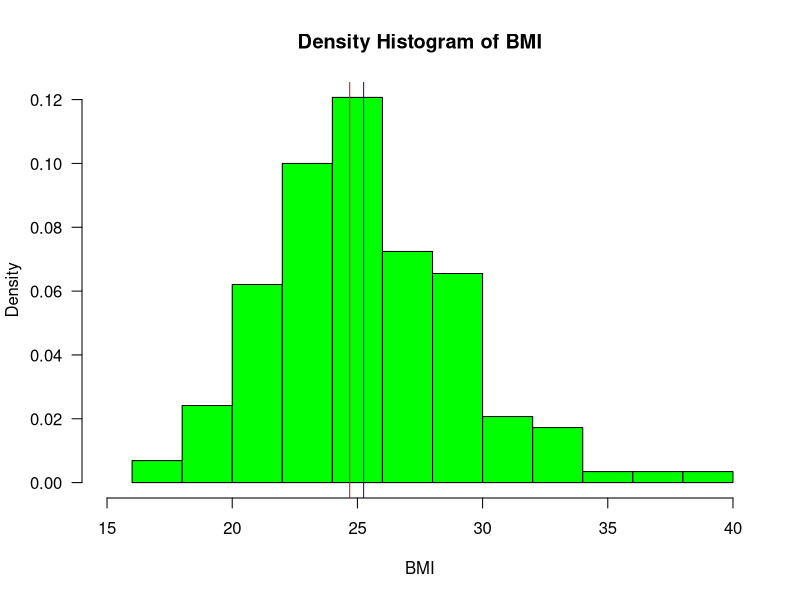
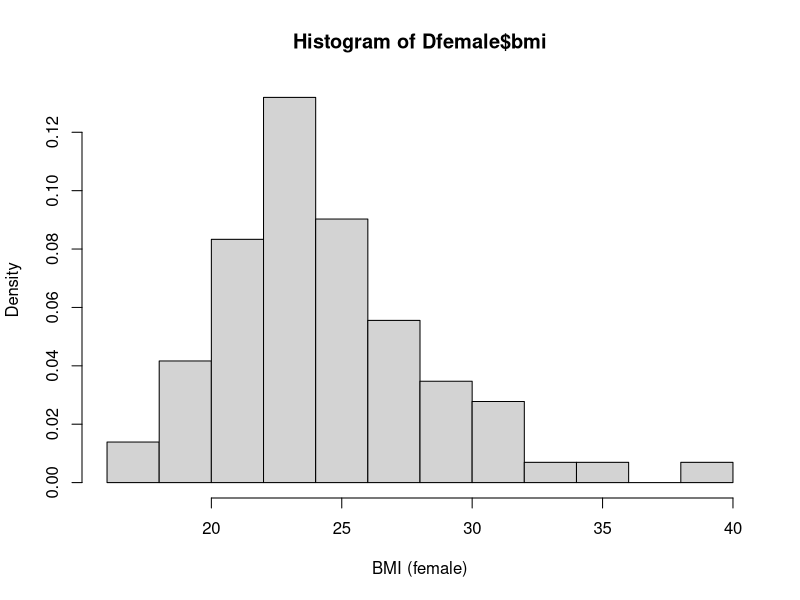
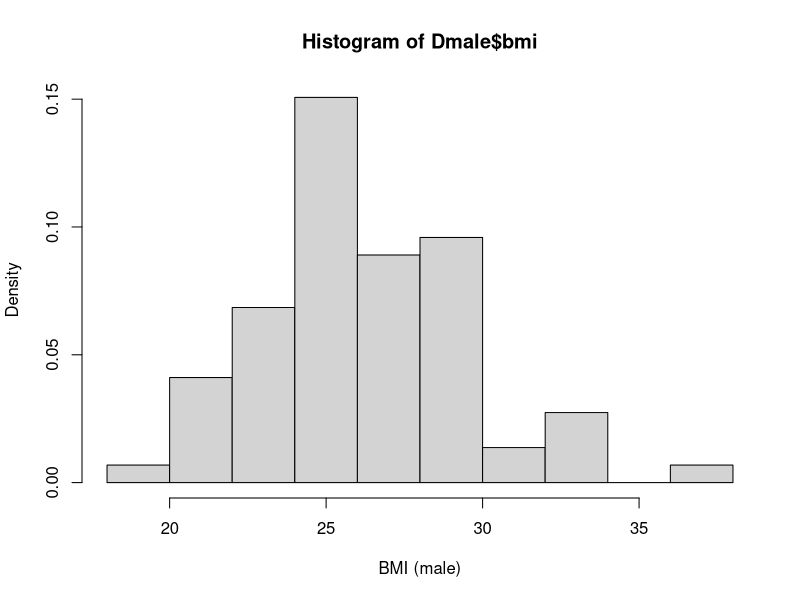
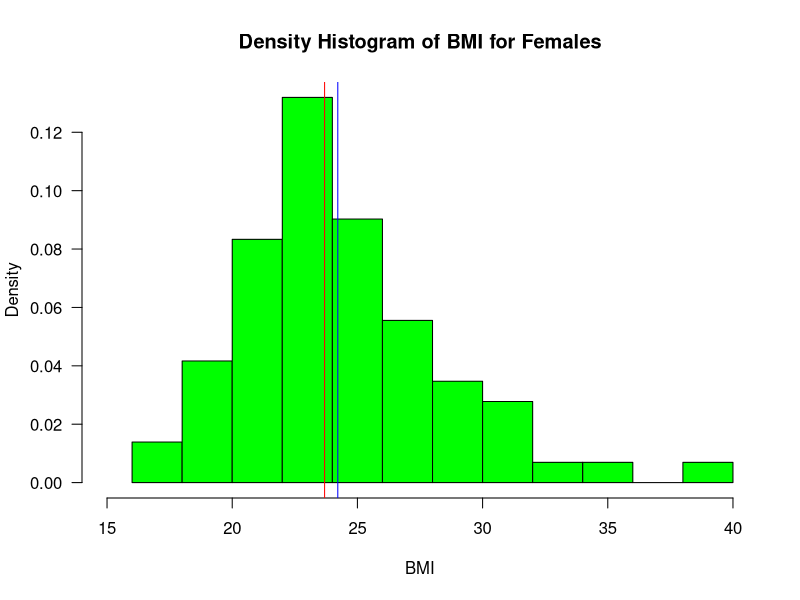
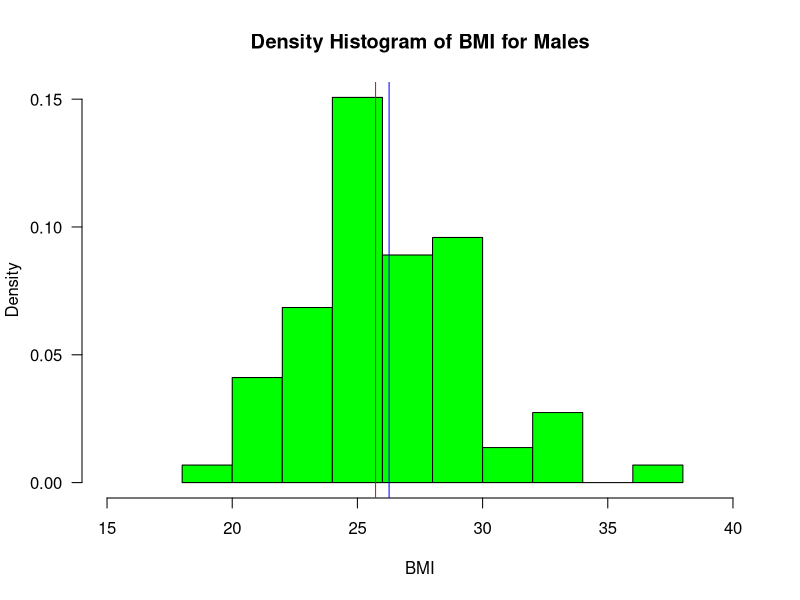
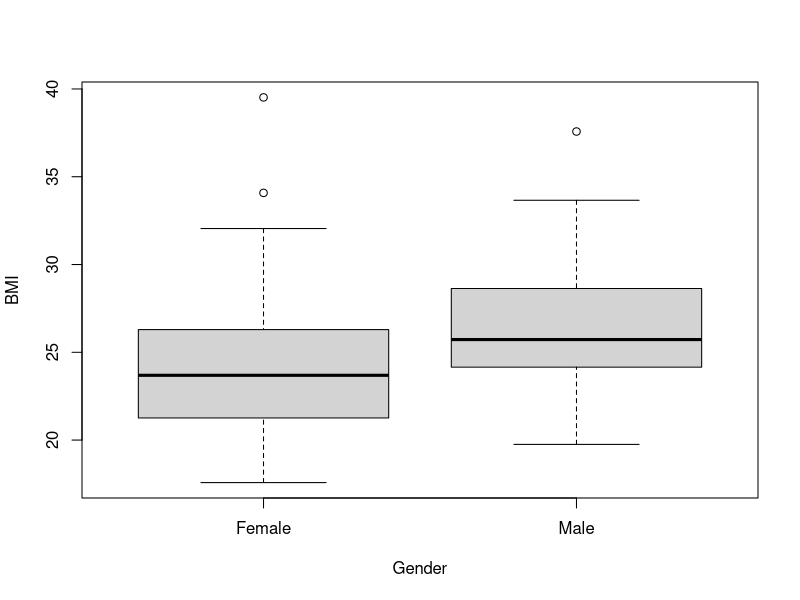

These charts were generated, in order, by the following R code: (Note: this script raises an error after producing the figures.)

###########################################################################
## Set the working directory

## In RStudio the working directory is easily set via the menu
## "Session -> Set Working Directory -> To Source File Location" 
## Note: In R only "/" is used for separating in paths 
## (i.e. no backslash).
setwd("")

###########################################################################
## Read data into R

## Read data from bmi1_data.csv
D <- read.table("bmi1_data.csv", header=TRUE, sep=";", as.is=TRUE)

#1: height    cm
#2: weight    kg
#3: gender    0: Female   1: Male
#4: urbanity  1: Outside urban areas
#             2: City with less than 10,000 inhabitants
#             3: City with 10,000 to 49,999 inhabitants
#             4: City with 50,000 to 99,999 inhabitants
#             5: City with over 100,000 inhabitants
#5: fastfood  1: Never
#             2: Less than 1 time per year 3) 1-11 times per year
#             4: 1-3 times per month
#             5: 1-2 times per week
#             6: 3-4 times per week
#             7: 5-6 times per week
#             8: Every day

###########################################################################
## Simple overview of the data

## Dimensions of D (number of rows and columns)
dim(D)
##  Column/variable names
names(D)
## The first rows/observations
head(D)
## The last rows/observations
tail(D)
## Selected summary statistics
summary(D)
## Another type of summary of the dataset
str(D)
## Check for missing values
sum(is.na.data.frame(D))

###########################################################################
## Calculate BMI scores

## Calculate BMI scores and add new variable to D
D$bmi <- D$weight/(D$height/100)^2

###########################################################################
## Histogram (empirical density)

## Histogram describing the empirical density of the BMI scores
## (histogram of the BMI scores normalized to have an area of 1)

hist(D$bmi, main = "Density Histogram of BMI", xlim = c(15,40),xlab="BMI", prob=TRUE,
     las=1, 
     col = "green")
abline(v=median(D$bmi),col="red")
abline(v=mean(D$bmi),col="blue")

###########################################################################
## Taking subsets of the data using 'subset'

## Divide data into two subsets according to gender
Dfemale <- subset(D, gender == 0)
Dmale <- subset(D, gender == 1)

###########################################################################
## Density histograms by gender

## Density histograms describing the empirical density
## of the BMI scores of women and men, respectively.
hist(Dfemale$bmi, xlab="BMI (female)", prob=TRUE)
hist(Dmale$bmi, xlab="BMI (male)", prob=TRUE)

hist(Dfemale$bmi, main = "Density Histogram of BMI for Females", xlim = c(15,40),xlab="BMI", prob=TRUE,
     las=1, 
     col = "green")
abline(v=median(Dfemale$bmi),col="red")
abline(v=mean(Dfemale$bmi),col="blue")

hist(Dmale$bmi, main = "Density Histogram of BMI for Males", xlim = c(15,40),xlab="BMI", prob=TRUE,
     las=1, 
     col = "green")
abline(v=median(Dmale$bmi),col="red")
abline(v=mean(Dmale$bmi),col="blue")

###########################################################################
## Box plot

## Box plot of BMI scores by gender
boxplot(Dfemale$bmi, Dmale$bmi, names=c("Female", "Male"), 
        xlab="Gender", ylab="BMI")

###########################################################################
## Summary statistics for BMI

Tbl <- data.frame()
Tbl[1, "Number of obs."] <- sum(!is.na(D$bmi))
Tbl[1, "Sample mean"] <- mean(D$bmi)
Tbl[1, "Sample Variance"] <- var(D$bmi)
Tbl[1, "Sample st. dev."] <- sd(D$bmi)
Tbl[1, "Lower quartile"] <- quantile(D$bmi, 0.25)
Tbl[1, "Median"] <- median(D$bmi)
Tbl[1, "Upper quartile"] <- quantile(D$bmi, 0.75)
for(i in 0:1){
  Tbl[i+2, "Number of obs."] <- sum(!is.na(D$bmi[D$gender == i]))
  Tbl[i+2, "Sample mean"] <- mean(D$bmi[D$gender == i])
  Tbl[i+2, "Sample Variance"] <- var(D$bmi[D$gender == i]) 
  Tbl[i+2, "Sample st. dev."] <- sd(D$bmi[D$gender == i]) 
  Tbl[i+2, "Lower quartile"] <- quantile(D$bmi[D$gender == i], 0.25)
  Tbl[i+2, "Median"] <- median(D$bmi[D$gender == i])
  Tbl[i+2, "Upper quartile"] <- quantile(D$bmi[D$gender == i], 0.75)
}
#It's kinda ugly I know

row.names(Tbl) <- c("Everyone", "Women","Men")
xtable(Tbl, align = "p{1.5cm}p{1.5cm}p{1.5cm}p{1.5cm}p{1.5cm}p{1.5cm}p{1.5cm}p{1.5cm}")

###########################################################################
## qq-plot for model validation

## New variable 'logbmi' with log-transformed BMI
D$logbmi <- log(D$bmi)
## qq-plot of log-transformed BMI
qqnorm(D$logbmi)
qqline(D$logbmi)

## histogram of log-transformed BMI
hist(D$logbmi, main = "Density Histogram of log transformed BMI", xlab="BMI", prob=TRUE,
     las=1, 
     col = "green")

mean(D$logbmi)
sd(D$logbmi)
length(D$logbmi)
##student-t
qt(p=0.975, df=length(D$logbmi)-1)
res <- t.test(D$logbmi, conf.level = 0.95)

##range of median BMI
exp(res[['conf.int']][1])
exp(res[['conf.int']][2])

###########################################################################
## One-sample t-test
mean <- mean(D$logbm)
u0 <- log(25)
s = sd(D$logbm)
n = length(D$logbm)
tobs <- (mean-u0)/(s/sqrt(n))
tobs
pvalue <- 2*(1-pt(abs(tobs), df=n-1))
pvalue
## Testing hypothesis mu=log(25) for log-transformed BMI

t.test(D$logbmi, mu=log(25))

###########################################################################
## Q-Q plot for women
women <- subset(D, gender == 0)$logbmi
qqnorm(women)
qqline(women)
## Q-Q plot for men
men <- subset(D, gender == 1)$logbmi
qqnorm(men)
qqline(men)

##means and sds
mean(women)
mean(men)
sd(women)
sd(men)

## CI's for the mean and median

## Compute CI for mean log-BMI score
women_conf <- t.test(women, conf.level=0.95)$conf.int
men_conf <- t.test(men, conf.level=0.95)$conf.int

## "Back-transform" to get a CI for median BMI score
exp(women_conf)
exp(men_conf)

###########################################################################
## Welch t-test for comparing two (independent) samples
mw <- mean(women)
mm <- mean(men)
sw <- sd(women)
sm <- sd(men)
tobs <- (mw-mm)/(sqrt(sw*sw/72+sm*sm/73))
tobs
s1 <- sw*sw
s2 <- sm*sm
n1 <-length(women)
n2 <- length(men)
num <- (s1/n1+s2/n2)*(s1/n1+s2/n2)
den <- (s1/n1)*(s1/n1)/(n1-1) + (s2/n2)*(s2/n2)/(n2-1)
v <- num/den
v
pvalue <- 2*(1-pt(abs(tobs), df=v))
pvalue
## Comparison of mean logBMI for women and men
t.test(D$logbmi[D$gender == 0], D$logbmi[D$gender == 1])

###########################################################################
## Computing correlations
bmi <- D$bmi
weight <- D$weight
fastfood <- D$fastfood
cor(bmi, weight)
cor(bmi, fastfood)
cor(weight, fastfood)
plot(bmi, weight, xlab = "bmi", ylab = "weight")
plot(bmi, fastfood, xlab = "bmi", ylab = "fastfood")
plot(weight, fastfood, xlab = "weight", ylab = "fastfood")

## Computing correlations between selected variables
cor(D[,c("weight","fastfood","bmi")], use="pairwise.complete.obs")